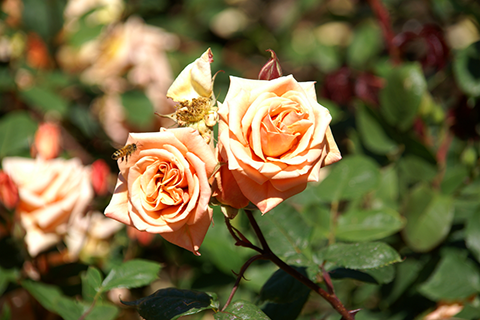
#> input picture 4.기하학적 변환/image/rose.bmp, 480 x 320 px
$ python 2.scaling.py
#> lines starting #> are read from the running program, lines starting #| are printed output that depends on the picture
import sys
import numpy as np
import cv2


src = cv2.imread('image/rose.bmp')
#> src is the input picture: shape (320, 480, 3); mean B, G, R 63.1, 103.6, 116.2

if src is None:
    print("Image load failed")
    sys.exit()

# 보간법 비교
dst1 = cv2.resize(src,(1920,1280),interpolation=cv2.INTER_NEAREST)
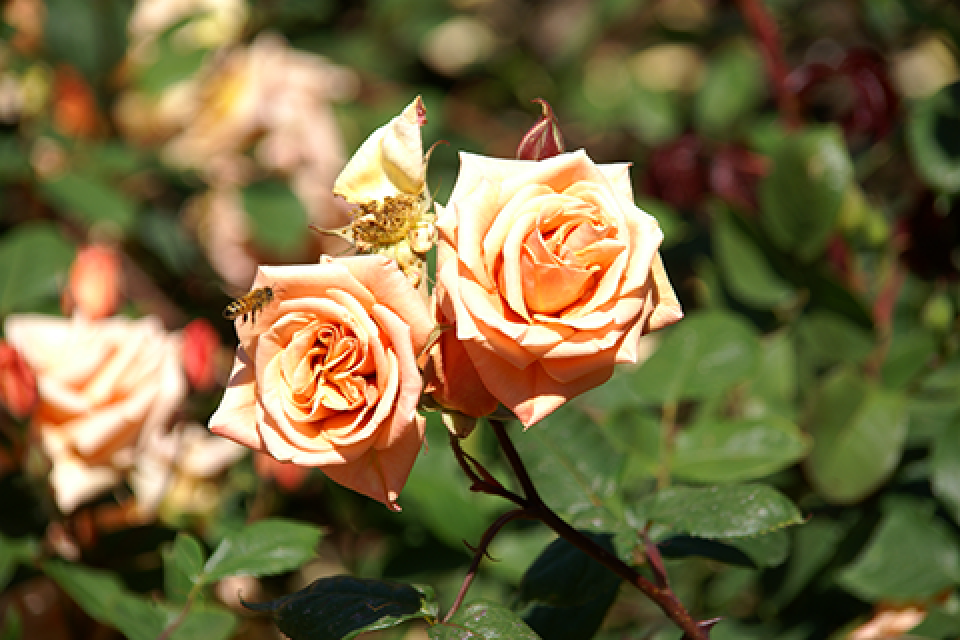
#> dst1: shape (1280, 1920, 3) (shown at 1/2 size); mean B, G, R 63.1, 103.6, 116.2
dst2 = cv2.resize(src,(1920,1280))
dst3 = cv2.resize(src,(1920,1280),interpolation=cv2.INTER_CUBIC)
dst4 = cv2.resize(src, (1920, 1280), interpolation=cv2.INTER_LANCZOS4)

cv2.imshow('src',src)
cv2.imshow('dst1',dst1[500:900,400:800])
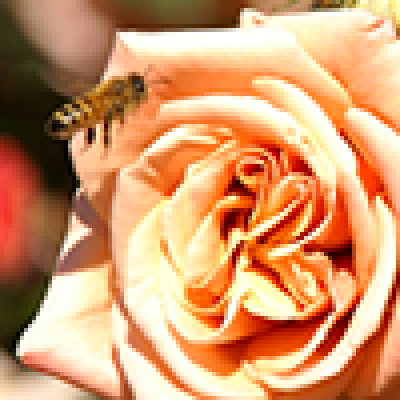
#> window 'dst1': shape (400, 400, 3); mean B, G, R 110.3, 154.7, 212.7
cv2.imshow('dst2', dst2[500:900, 400:800])
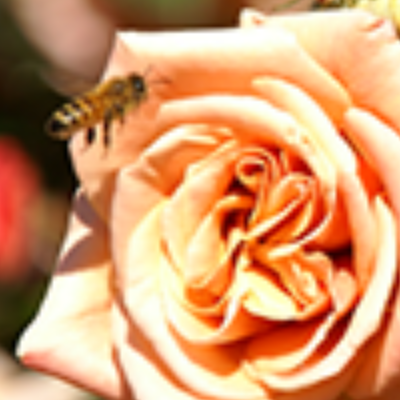
#> window 'dst2': shape (400, 400, 3); mean B, G, R 110.2, 154.6, 212.6
cv2.imshow('dst3', dst3[500:900, 400:800])
cv2.imshow('dst4', dst4[500:900, 400:800])
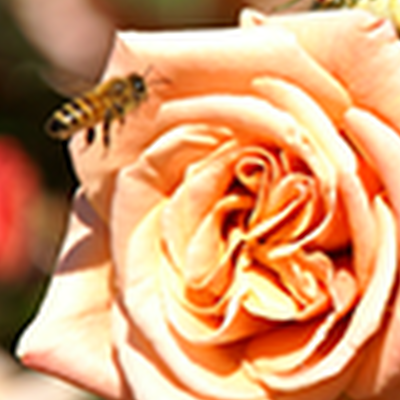
#> window 'dst4': shape (400, 400, 3); mean B, G, R 110.4, 154.6, 212.5
cv2.waitKey()
cv2.destroyAllWindows()


# 대칭
dst = cv2.flip(src,1)
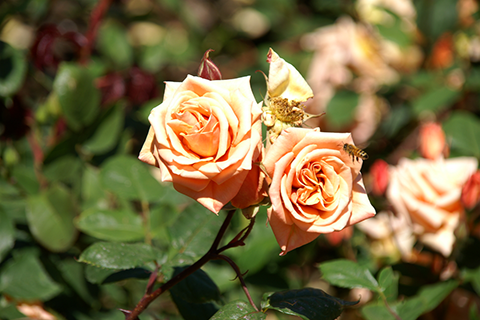
#> dst: shape (320, 480, 3); mean B, G, R 63.1, 103.6, 116.2

cv2.imshow('src', src)
cv2.imshow('dst',dst)
cv2.waitKey()
cv2.destroyAllWindows()

$ run again, with 4.기하학적 변환/image/cat.bmp copied over 4.기하학적 변환/image/rose.bmp
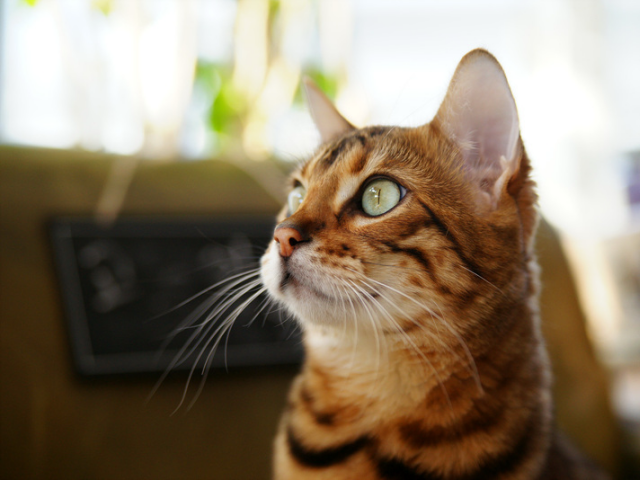
#> input picture 4.기하학적 변환/image/cat.bmp, 640 x 480 px
#> src is the input picture: shape (480, 640, 3); mean B, G, R 104.5, 125.6, 140.8
#> `cv2.imshow('dst1',dst1[500:900,400:800])`:
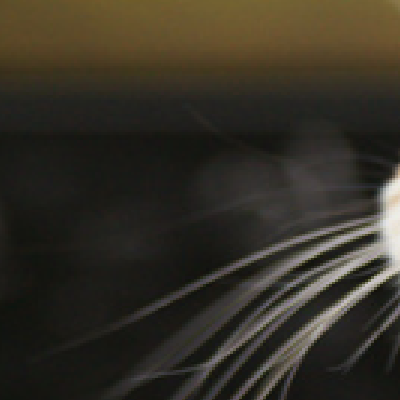
#> window 'dst1': shape (400, 400, 3); mean B, G, R 38.1, 48.4, 52.8
#> `dst = cv2.flip(src,1)`:
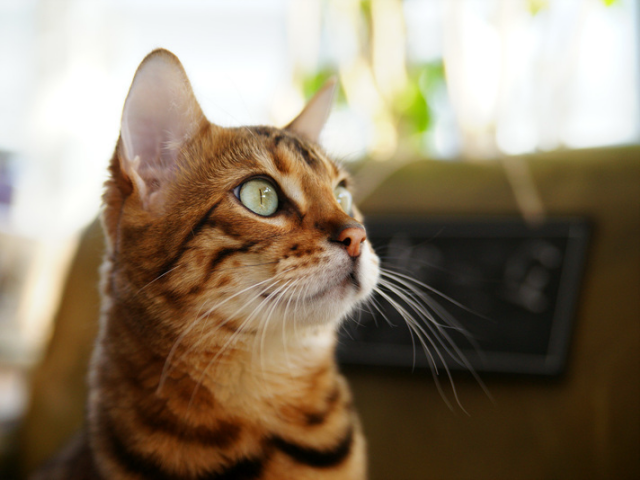
#> dst: shape (480, 640, 3); mean B, G, R 104.5, 125.6, 140.8

$ run again, with 4.기하학적 변환/image/tekapo.bmp copied over 4.기하학적 변환/image/rose.bmp
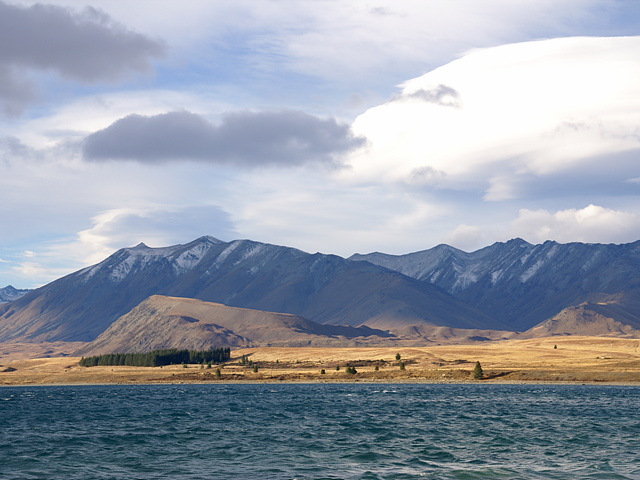
#> input picture 4.기하학적 변환/image/tekapo.bmp, 640 x 480 px
#> src is the input picture: shape (480, 640, 3); mean B, G, R 169.8, 157.4, 149.7
#> `cv2.imshow('dst1',dst1[500:900,400:800])`:
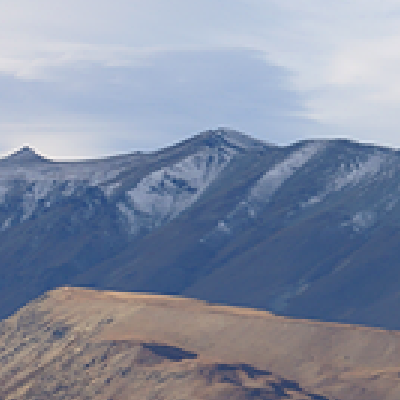
#> window 'dst1': shape (400, 400, 3); mean B, G, R 162.4, 141.9, 132.4
#> `dst = cv2.flip(src,1)`:
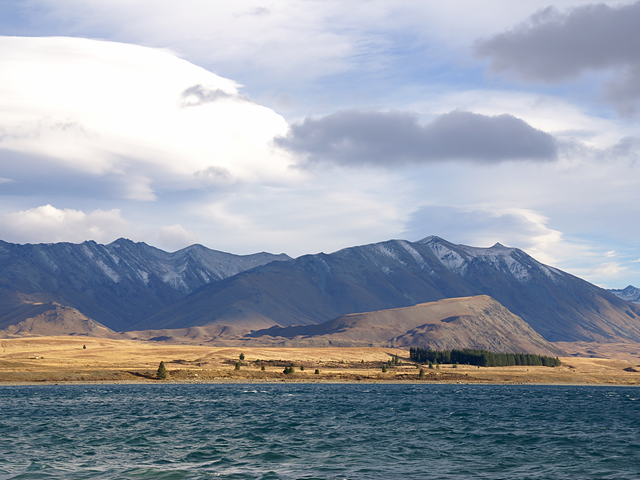
#> dst: shape (480, 640, 3); mean B, G, R 169.8, 157.4, 149.7
